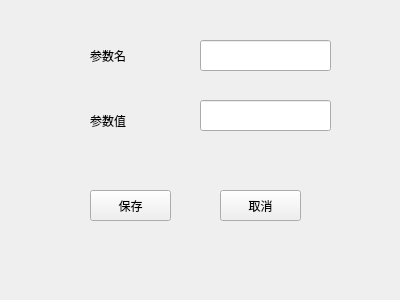
<?xml version="1.0" encoding="UTF-8"?>
<ui version="4.0">
 <class>AddParamsPage</class>
 <widget class="QWidget" name="AddParamsPage">
  <property name="geometry">
   <rect>
    <x>0</x>
    <y>0</y>
    <width>400</width>
    <height>300</height>
   </rect>
  </property>
  <property name="windowTitle">
   <string>服务配置</string>
  </property>
  <widget class="QPushButton" name="btn_saveParam">
   <property name="geometry">
    <rect>
     <x>90</x>
     <y>190</y>
     <width>81</width>
     <height>31</height>
    </rect>
   </property>
   <property name="text">
    <string>保存</string>
   </property>
  </widget>
  <widget class="QPushButton" name="btn_cancelParam">
   <property name="geometry">
    <rect>
     <x>220</x>
     <y>190</y>
     <width>81</width>
     <height>31</height>
    </rect>
   </property>
   <property name="text">
    <string>取消</string>
   </property>
  </widget>
  <widget class="QLineEdit" name="le_config_key">
   <property name="geometry">
    <rect>
     <x>200</x>
     <y>40</y>
     <width>131</width>
     <height>31</height>
    </rect>
   </property>
  </widget>
  <widget class="QLabel" name="label">
   <property name="geometry">
    <rect>
     <x>90</x>
     <y>50</y>
     <width>54</width>
     <height>12</height>
    </rect>
   </property>
   <property name="text">
    <string>参数名</string>
   </property>
  </widget>
  <widget class="QLineEdit" name="le_config_value">
   <property name="geometry">
    <rect>
     <x>200</x>
     <y>100</y>
     <width>131</width>
     <height>31</height>
    </rect>
   </property>
  </widget>
  <widget class="QLabel" name="label_2">
   <property name="geometry">
    <rect>
     <x>90</x>
     <y>110</y>
     <width>54</width>
     <height>21</height>
    </rect>
   </property>
   <property name="text">
    <string>参数值</string>
   </property>
  </widget>
 </widget>
 <resources/>
 <connections/>
</ui>
